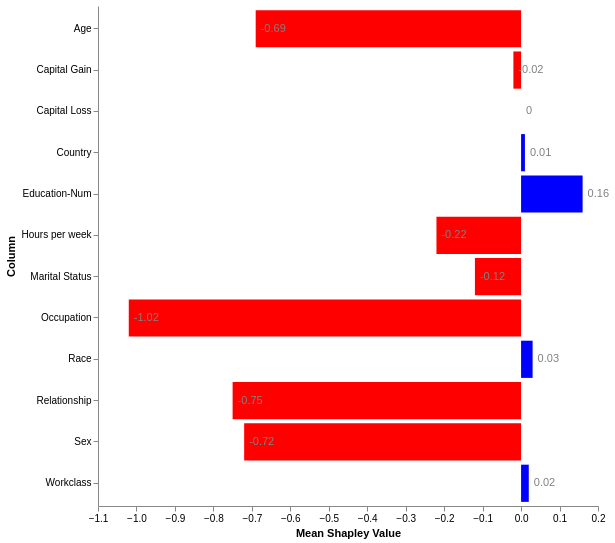

The Vega-Lite source for this figure:
### Vega specification from a JSON file in a GitHub repository (floating-point values rounded to 4 significant figures)
{"$schema": "https://vega.github.io/schema/vega/v5.json", "description": "Mean Shapley Values Bar Plot with Rounded Numbers, Vertical Line at 0, and Arrow-like Bar Endpoints", "width": 500, "height": 500, "padding": 5, "data": [{"name": "table", "values": [{"Column": "Age", "Mean Shapley Value": -0.6933}, {"Column": "Workclass", "Mean Shapley Value": 0.01601}, {"Column": "Education-Num", "Mean Shapley Value": 0.1594}, {"Column": "Marital Status", "Mean Shapley Value": -0.1228}, {"Column": "Occupation", "Mean Shapley Value": -1.023}, {"Column": "Relationship", "Mean Shapley Value": -0.7476}, {"Column": "Race", "Mean Shapley Value": 0.0314}, {"Column": "Sex", "Mean Shapley Value": -0.7229}, {"Column": "Capital Gain", "Mean Shapley Value": -0.02455}, {"Column": "Capital Loss", "Mean Shapley Value": 0.0}, {"Column": "Hours per week", "Mean Shapley Value": -0.2197}, {"Column": "Country", "Mean Shapley Value": 0.007479}], "transform": [{"type": "formula", "expr": "round(datum['Mean Shapley Value'] * 100) / 100", "as": "Rounded Mean Shapley Value"}]}], "scales": [{"name": "yscale", "type": "band", "domain": {"data": "table", "field": "Column", "sort": "-x"}, "range": "height", "padding": 0.1}, {"name": "xscale", "type": "linear", "domain": {"data": "table", "field": "Rounded Mean Shapley Value"}, "range": "width", "nice": true, "zero": true}], "axes": [{"orient": "left", "scale": "yscale", "title": "Column"}, {"orient": "bottom", "scale": "xscale", "title": "Mean Shapley Value"}], "marks": [{"type": "rule", "encode": {"enter": {"x": {"scale": "xscale", "value": 0}, "y": {"value": 0}, "y2": {"value": {"signal": "height"}}, "strokeWidth": {"value": 1.5}, "stroke": {"value": "black"}}}}, {"type": "rect", "from": {"data": "table"}, "encode": {"enter": {"y": {"scale": "yscale", "field": "Column"}, "height": {"scale": "yscale", "band": 1}, "x": {"scale": "xscale", "field": "Rounded Mean Shapley Value"}, "x2": {"scale": "xscale", "value": 0}}, "update": {"fill": [{"test": "datum['Rounded Mean Shapley Value'] < 0", "value": "red"}, {"test": "datum['Rounded Mean Shapley Value'] >= 0", "value": "blue"}]}, "hover": {"fill": {"value": "lightgrey"}}}}, {"type": "text", "from": {"data": "table"}, "encode": {"enter": {"y": {"scale": "yscale", "field": "Column", "band": 0.5}, "x": {"scale": "xscale", "field": "Rounded Mean Shapley Value", "offset": 5}, "align": {"value": "left"}, "baseline": {"value": "middle"}, "text": {"field": "Rounded Mean Shapley Value"}, "fill": {"value": "grey"}}}}]}
